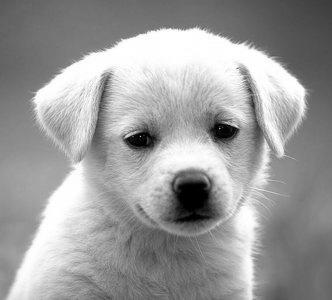
#> input picture Assignments/A1/dog.jpg, 332 x 300 px
$ jupyter execute 2.ipynb
#> lines starting #> are read from the running program, lines starting #| are printed output that depends on the picture
[cell 1]
import numpy as np
import matplotlib.pyplot as plt
from PIL import Image

image = Image.open("dog.jpg").convert("L")
image = np.array(image).astype(np.float32)
#> image: shape (300, 332) float32
image

[cell 2]
kernel = np.array([[1,0,-1],
                   [2,0,-2],
                   [1,0,-1]])

[cell 3]
def convolution(image, kernel):
    image_h, image_w = image.shape
#> image_h = 300; image_w = 332
    kernel_h, kernel_w = kernel.shape

    kernel = np.flipud(np.fliplr(kernel))

    pad_h = kernel_h
    pad_w = kernel_w

    padded = np.pad(image, ((pad_h, pad_h), (pad_w, pad_w)), mode='constant')
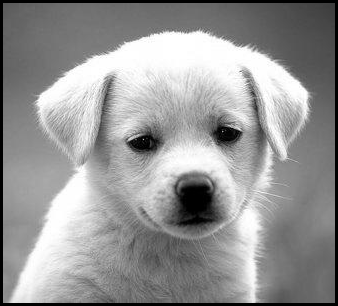
#> padded: shape (306, 338) float32; min 0, max 255, mean 150

    output = np.zeros_like(image)

    for i in range(image_h):
        for j in range(image_w):
            region = padded[i:i+kernel_h, j:j+kernel_w]
            output[i, j] = np.sum(region * kernel)
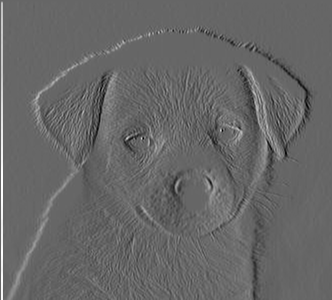
#> output: shape (300, 332) float32; min -414, max 612, mean 2.5; drawn with min black and max white

    return output
